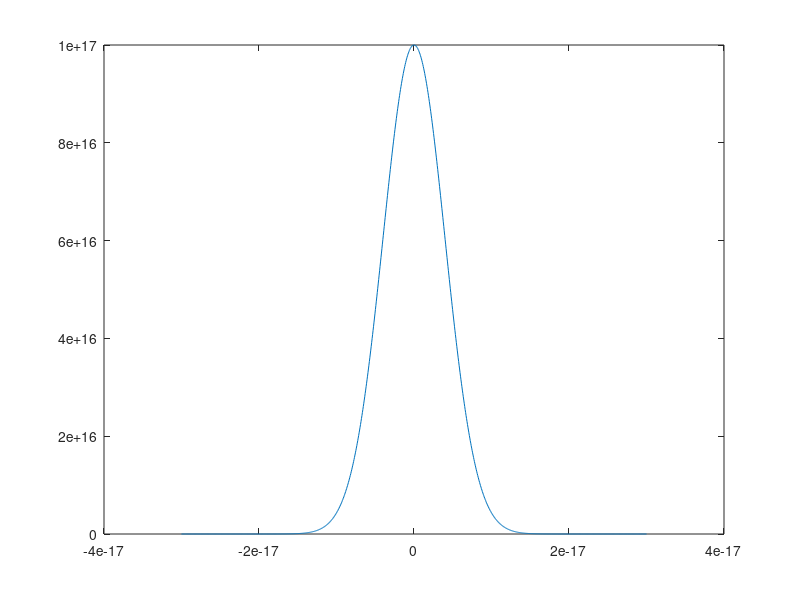

Source code (MATLAB):
N=1000;
tau=10^-17;

t=-3*tau:6*tau/1000:3*tau;

dirac=(1/tau)*exp(-(pi.*t.*t)/(tau^2));

delt=t(2)-t(1)
pole=delt*sum(dirac)
plot(t,dirac);
